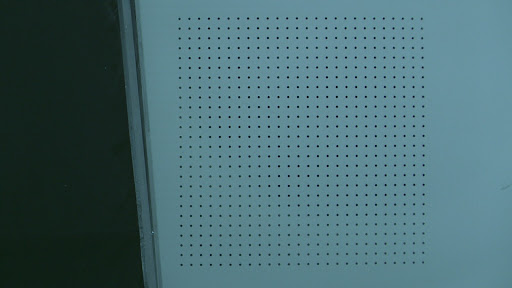
#> input picture test1.jpg, 512 x 288 px
$ python -i detect_dot_app.py   (imports and definitions only)
#> lines starting #> are read from the running program, lines starting #| are printed output that depends on the picture; after the words box and inside, x2 and y2 are one past the last pixel; in counts of white or black regions, pixels touching at a corner belong together
#> further down, picture is the input picture: shape (288, 512, 3); mean B, G, R 114, 107.9, 73.4
# importing the tkinter module and PIL
# that is pillow module
from tkinter import *
from tkinter import ttk
from PIL import ImageTk, Image
from unittest import result
import cv2
import numpy as np
import tkinter as tk
from pyparsing import col
from requests import delete


# create txt file with blob/dot corners
# [216 lines left out: functions cedric_function, bellatrix_function, albus_function, dropdown_function, not called in this run]


# detect blob
def blob_detector(image):
    gray = cv2.cvtColor(image, cv2.COLOR_BGR2GRAY)
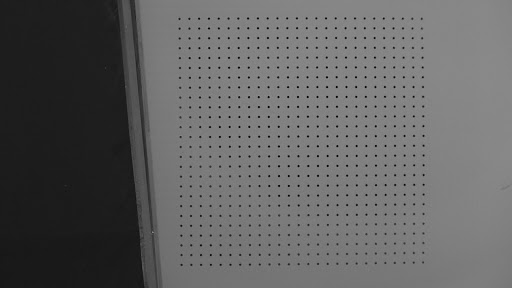
#> gray: shape (288, 512); min 1, max 145, mean 98.3

    # normalize the image and get the gray image of the normalized image
    norm_img = np.zeros(np.size(gray))
    norm_image = cv2.normalize(image,  norm_img, 0, 255, cv2.NORM_MINMAX)
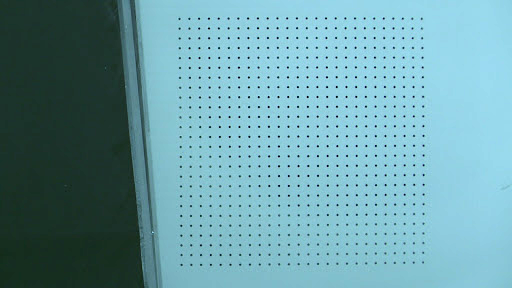
#> norm_image: shape (288, 512, 3); mean B, G, R 168, 159.1, 108.3
    gray_n = cv2.cvtColor(norm_image, cv2.COLOR_BGR2GRAY)
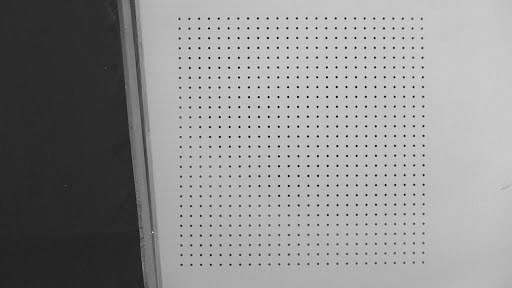
#> gray_n: shape (288, 512); min 1, max 214, mean 144.9

    # do a simple thresholding
    ret, thresh1 = cv2.threshold(gray_n, 120, 255, cv2.THRESH_BINARY)
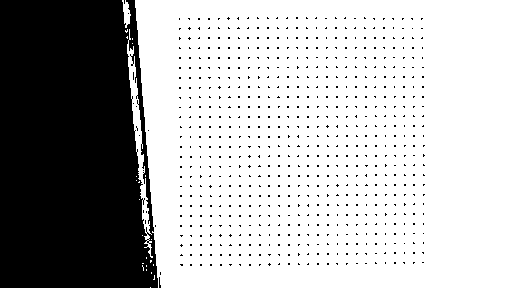
#> thresh1: shape (288, 512); 70.7% white; 692 black regions (691 under 20 px), largest, box (x1, y1, x2, y2) and area: (0, 0, 158, 288) 40811

    #applying erode() to enlarget the blob which will be used to filter background
    kernelmatrix = np.ones((7, 7), np.uint8)
    resultimage = cv2.erode(thresh1, kernelmatrix)
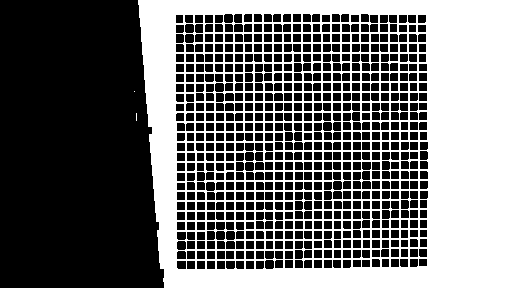
#> resultimage: shape (288, 512); 41.7% white; 3 white regions (2 under 20 px)

    # findcontours of the enlarged blobs
    cnts = cv2.findContours(resultimage, cv2.RETR_LIST,
                        cv2.CHAIN_APPROX_SIMPLE)[-2]
#> cnts = 679 contours, 2 with area under 20; largest, box (x1, y1, x2, y2) and area: (138, 0, 512, 288) 103556, (264, 259, 275, 270) 92, (176, 240, 187, 251) 92, (225, 230, 236, 241) 92, (215, 230, 226, 241) 92


    xcnts = []
    cir_info = []

    # for each contour:
    # 1. get bounding box, it's area and number of corners in the polygon
    # 2. find a new/actual contour inside the bounding box
    # 3. get's the new contour area

    for cnt in cnts:
        # find approx edge of polygons
        approx = cv2.approxPolyDP(cnt,0.01*cv2.arcLength(cnt,True),True)
        # find area of bounding box
        x,y,w,h = cv2.boundingRect(cnt)
        area = w*h
        if area < 150 and len(approx)>7:
            new_cnts = cv2.findContours(thresh1[y:y+h,x:x+w], cv2.RETR_LIST,
                        cv2.CHAIN_APPROX_SIMPLE)[-2]
            for new_cnt in new_cnts[0]:
                new_cnt[0][0] = new_cnt[0][0] + x
                new_cnt[0][1] = new_cnt[0][1] + y

            xcnts.append(new_cnts[0])

            (cenX, cenY), rad = cv2.minEnclosingCircle(new_cnts[0])

            cir_info.append([cenX,cenY,rad])
#> this loop made 679 passes
#> (x, y, w, h, area, cenX, cenY, rad) on passes 1 to 12: (255, 260, 10, 10, 100, 259.5, 264.5, 1.58), (245, 260, 10, 10, 100, 249.5, 264.5, 1.58), (235, 260, 10, 10, 100, 239.5, 264.5, 1.58), (225, 260, 11, 10, 110, 230, 264, 2), (216, 260, 10, 10, 100, 220.5, 264.5, 1.58), (206, 260, 10, 10, 100, 210.5, 264.5, 1.58), (196, 260, 10, 10, 100, 200.5, 264.5, 1.58), (186, 260, 10, 10, 100, 190.5, 264.5, 1.58), (176, 260, 11, 10, 110, 181, 264.5, 2.06), (361, 259, 10, 9, 90, 365.5, 263, 1.5), (352, 259, 10, 9, 90, 356.5, 263, 1.5), (342, 259, 10, 10, 100, 346.5, 263.5, 1.58)

    return cir_info,xcnts


###########################################################################
######################## Start of the Program #############################
###########################################################################

# Calling the Tk (The initial constructor of tkinter)
# [8 lines not run here, left out]

filename = 'test1.jpg'
# Load image
# [1 line not run here, left out]
# get circle info and center details
# [1 line that did not run here, left out]

# draw contours based on the extract blob corners
# [1 line that did not run here, left out]
# [1 line that did not run here, left out]
# [1 line not run here, left out]
# [1 line that did not run here, left out]

# display image on the app
# [1 line that did not run here, left out]

# We have to show the box so this below line is needed
# [1 line not run here, left out]

# 3 buttons for 3 different team
# [1 line that did not run here, left out]

# [2 lines that did not run here, left out]

# [2 lines that did not run here, left out]


# label
# [3 lines not run here, left out]

# Combobox creation
n = tk.StringVar()
# [1 line that did not run here, left out]

# display all the blob counters/numbers
# [1 line that did not run here, left out]
# [1 line that did not run here, left out]
# Adding combobox drop down list
# [1 line that did not run here, left out]
# prevent typing a value
# [1 line that did not run here, left out]

# [2 lines that did not run here, left out]


# grid function is for placing the buttons in the frame
# [7 lines not run here, left out]

>>> import cv2
>>> picture = cv2.imread('test1.jpg')
>>> result = blob_detector(picture)
